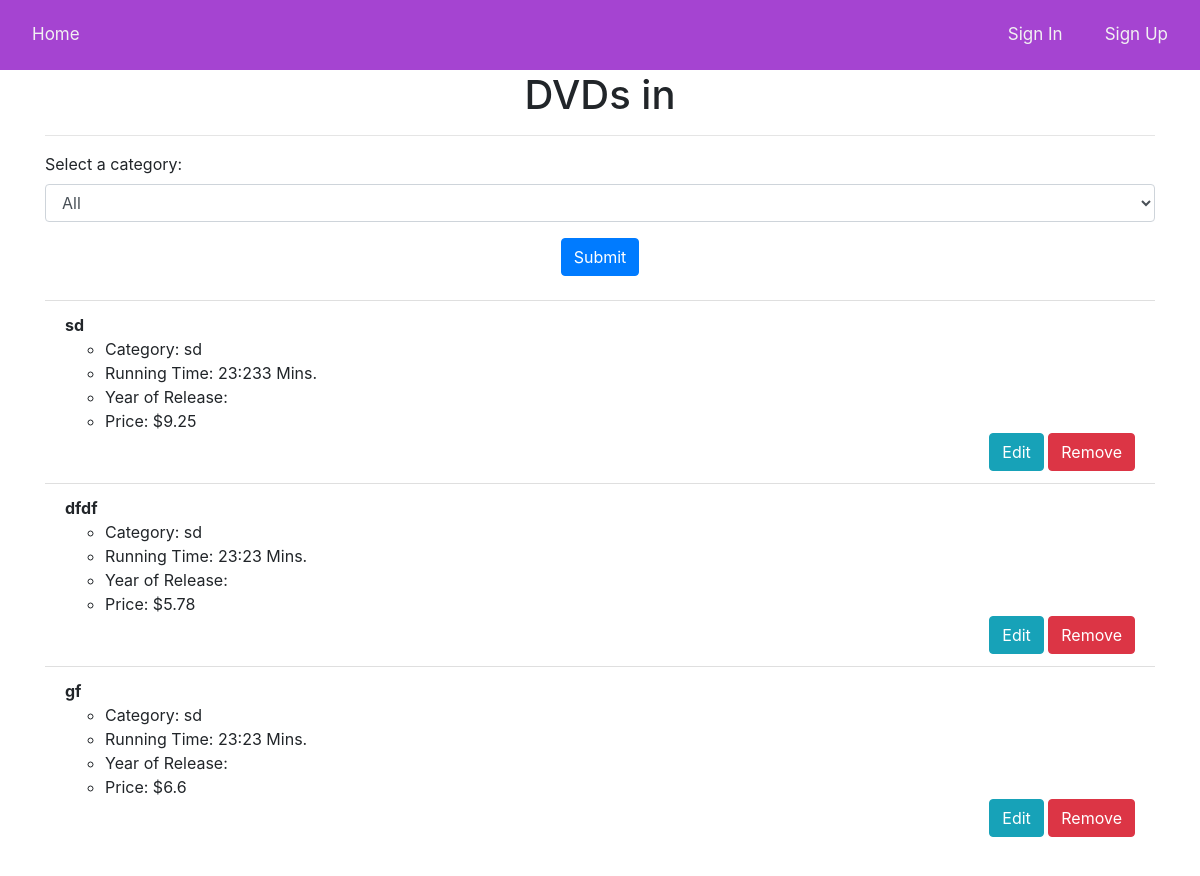
The page /view-by-category/sd on the database its author committed.
### api/models.py (models this page shows)
class DVD(db.Model):
    id = db.Column(db.Integer, primary_key=True)
    title = db.Column(db.String(100), nullable=False)
    category = db.Column(db.String(50), nullable=False)
    running_time = db.Column(db.String(20), nullable=False)
    year = db.Column(db.Integer, nullable=False)
    price = db.Column(db.Float, nullable=False)

### api/routes.py (the view)
@dvd.route('/view-by-category/<string:category>')
def view_by_category(category):
    dvds = DVD.query.filter_by(category=category).all()
    return render_template("view_by_category.html",user=current_user, dvds=dvds)

### api/templates/view_by_category.html (shortened to what this page needs)
{% extends "base.html" %}
{% block content %}
  <div class="container">
    <h1 align="center">DVDs in {{ category }}</h1>
    <hr>
    <form method="GET">
      <div class="form-group">
        <label for="category">Select a category:</label>
        <select class="form-control" id="category" name="category">
          <option value="All">All</option>
        </select>
      </div>
      <div align="center">
        <button type="submit" class="btn btn-primary">Submit</button>
      </div>
    </form>
    <br>
    <ul class="list-group list-group-flush" id="dvds">
      {% for dvd in dvds %}
        <li class="list-group-item">
          <strong>{{ dvd.title }}</strong>
          <ul>
            <li>Category: {{ dvd.category }}</li>
            <li>Running Time: {{ dvd.running_time }} Mins.</li>
            <li>Year of Release: {{ dvd.year_of_release }}</li>
            <li>Price: ${{ dvd.price }}</li>
          </ul>
          <div align="right">
            <a href="{{ url_for('dvd.edit_dvd', id=dvd.id) }}" class="btn btn-info">Edit</a>
            <a href="{{ url_for('dvd.remove_dvd', id=dvd.id) }}" class="btn btn-danger" onclick="return confirm('Are you sure you want to remove this DVD?')">Remove</a>
          </div>
        </li>
      {% endfor %}
    </ul>
  </div>
{% endblock %}

### rows shown on the page
DVD: title "sd", category "sd", running_time "23:233", price "9.25"
DVD: title "dfdf", category "sd", running_time "23:23", price "5.78"
DVD: title "gf", category "sd", running_time "23:23", price "6.6"
